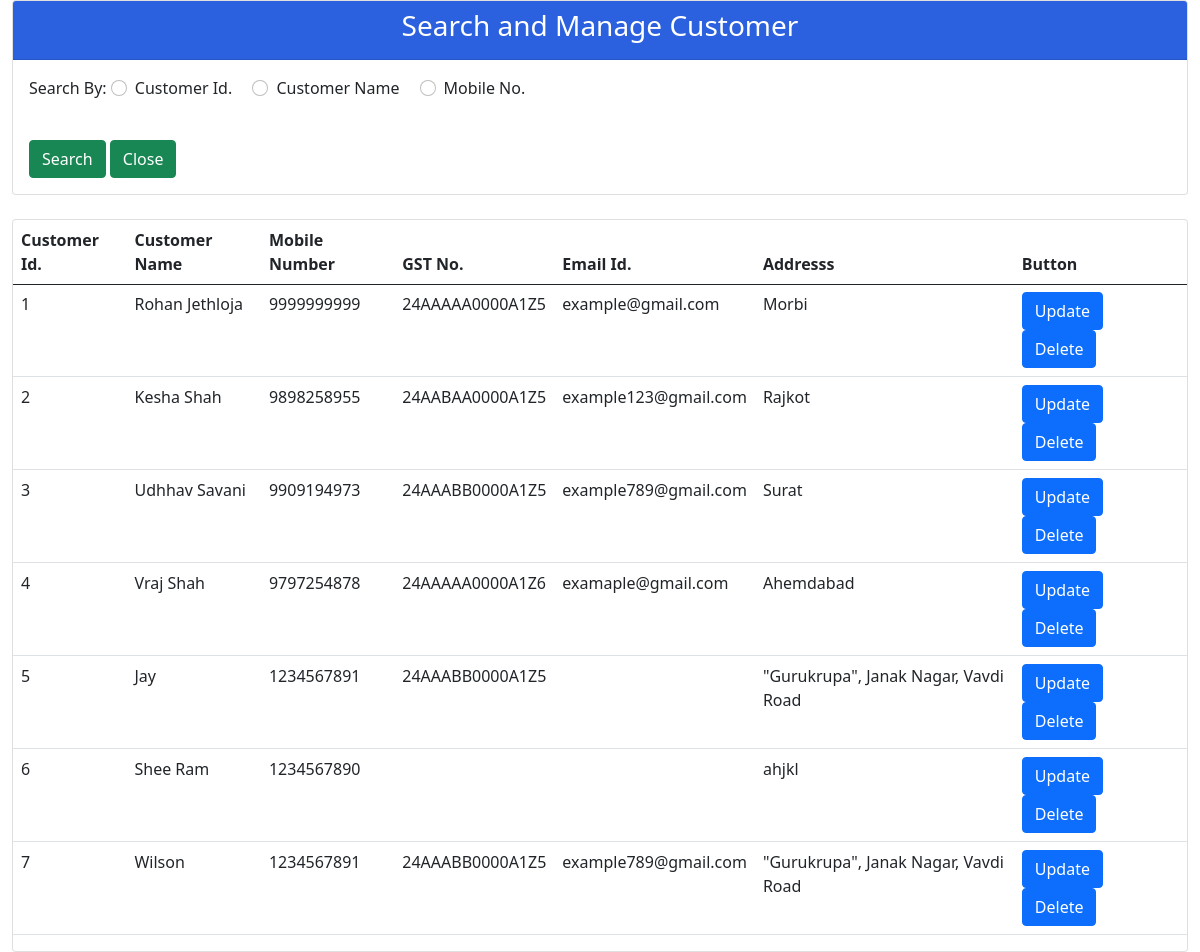
The page /Ceramic/Customer/ManageCustomer.php on the database its author committed.
### tables this page shows
CREATE TABLE `tblcustomermst` (
  `CustomerId` int(10) NOT NULL,
  `CustomerName` text NOT NULL,
  `MobileNo` bigint(10) NOT NULL,
  `Email` text NOT NULL,
  `Address` text NOT NULL,
  `GSTNo` varchar(16) NOT NULL,
  `CreatedDate` date NOT NULL,
  `ModifiedDate` date NOT NULL,
  `RecStatus` tinyint(1) NOT NULL
);

### Ceramic/Customer/ManageCustomer.php (the view, shortened to what this page needs)
<!DOCTYPE html>
<html>
   <head>
      <link href="https://cdn.jsdelivr.net/npm/bootstrap@5.0.0-beta1/dist/css/bootstrap.min.css" rel="stylesheet">
      <link rel='stylesheet' href='https://cdn.jsdelivr.net/npm/sweetalert2@10.10.1/dist/sweetalert2.min.css'>
      <link rel="stylesheet" href="https://cdnjs.cloudflare.com/ajax/libs/sweetalert/1.1.3/sweetalert.css">
   </head>
   <body>
      <div class="container-fluid col-lg-12">
       <div class="row">
         <div class="col-md-12">
            <div class="card card-primary">
               <div class="card-header" style="background-color: #2B60DE">
                  <h3 class="card-title" style="color: white" align="center">Search and Manage Customer</h3>
               </div>
               <div class="card-body">
                  <form class="row g-3" id="radio-buttons" method="POST" action="ManageCustomer.php">
                     <div class="form-group col-md-12">
                        <label class="form-label">Search By: </label>
                        <div class="form-check form-check-inline">
                           <input class="form-check-input" type="radio" name="mc" id="customer" value="customer" onchange="checkRadio(this)">
                           <label class="form-check-label" for="inlineRadio1">Customer Id. </label>
                        </div>
                        <div class="form-check form-check-inline">
                           <input class="form-check-input" type="radio" name="mc" id="customerName" value="customerName" onchange="checkRadio(this)">
                           <label class="form-check-label" for="inlineRadio2">Customer Name</label>
                        </div>
                        <div class="form-check form-check-inline">
                           <input class="form-check-input" type="radio" name="mc" id="mobileno" value="mobileno" onchange="checkRadio(this)">
                           <label class="form-check-label" for="inlineRadio3">Mobile No. </label>
                        </div>
                     </div>
                        <div>
                          <input type="submit" name="submit" value="Search" id="submit" class="btn btn-success">
                          <input type="button" value="Close"  name="close" id="close" class="btn btn-success" onclick="location.href = '../admin.php';">
                        </div>
                  </form>
               </div>
            </div>
         </div>
      </div>
         <br>
         <div class="row">
            <div class="col-md-12">
               <div class="card card-primary">
                  <table class="table" id="data_table">
                     <thead>
                        <tr>
                           <th>Customer Id.</th>
                           <th>Customer Name</th>
                           <th>Mobile Number</th>
                           <th>GST No.</th>
                           <th>Email Id.</th>
                           <th>Addresss</th>
                           <th>Button</th>
                        </tr>
                     </thead>
                     <tbody>
                        <?php
                                $con=mysqli_connect('localhost','root','','imsdatabase');
                                if ($_POST['cid']=='' and $_POST['cname']=='' and $_POST['cmno']=='') {
                                  $query= "SELECT * FROM tblcustomermst WHERE RecStatus=1";
                                  $run = mysqli_query($con,$query);
                                }
                                if($run->num_rows==0){
                                      echo "<script>Swal.fire({icon: 'error', title: 'Oops...',text: 'No Data Found For This Value !!!'});</script>";
                                  }
                                  else{
                                while ($row=mysqli_fetch_array($run))
                                {
                                    $cid=$row[0];
                                    $cname=$row[1];
                                    $cmno=$row[2];
                                    $cgst=$row[5];
                                    $cemail=$row[3];
                                    $caddress=$row[4];
                                  ?>
                            <td><?php echo $cid; ?></td>
                            <td><?php echo $cname; ?></td>
                            <td><?php echo $cmno; ?></td>
                            <td><?php echo $cgst; ?></td>
                            <td><?php echo $cemail; ?></td>
                            <td><?php echo $caddress; ?></td>
                            <td><a href="UpdateCustomer.php?id=<?php echo $cid; ?>"><input type="Button" value="Update" name="" class="btn btn-primary" id="btn"></a><a href="DeleteCustomer.php?id=<?php echo $cid; ?>"><input type="Button" value="Delete" name="" class="btn btn-primary" id="btn"></a></td>
                                              <?php } } ?>
                     </tbody>
                  </table>
               </div>
            </div>
         </div>
      </div>
   </body>
   </html>

### Ceramic/Customer/ManageCustomer.php (style rules this page uses)
#btn { margin-right: 10px; }

### rows shown on the page
tblcustomermst: CustomerId "1", CustomerName "Rohan Jethloja", MobileNo "9999999999", GSTNo "24AAAAA0000A1Z5", Email "example@gmail.com", Address "Morbi"
tblcustomermst: CustomerId "2", CustomerName "Kesha Shah", MobileNo "9898258955", GSTNo "24AABAA0000A1Z5", Email "example123@gmail.com", Address "Rajkot"
tblcustomermst: CustomerId "3", CustomerName "Udhhav Savani", MobileNo "9909194973", GSTNo "24AAABB0000A1Z5", Email "example789@gmail.com", Address "Surat"
tblcustomermst: CustomerId "4", CustomerName "Vraj Shah", MobileNo "9797254878", GSTNo "24AAAAA0000A1Z6", Email "examaple@gmail.com", Address "Ahemdabad"
tblcustomermst: CustomerId "5", CustomerName "Jay", MobileNo "1234567891", GSTNo "24AAABB0000A1Z5", Address "\"Gurukrupa\", Janak Nagar, Vavdi Road"
tblcustomermst: CustomerId "6", CustomerName "Shee Ram", MobileNo "1234567890", Address "ahjkl"
tblcustomermst: CustomerId "7", CustomerName "Wilson", MobileNo "1234567891", GSTNo "24AAABB0000A1Z5", Email "example789@gmail.com", Address "\"Gurukrupa\", Janak Nagar, Vavdi Road"
